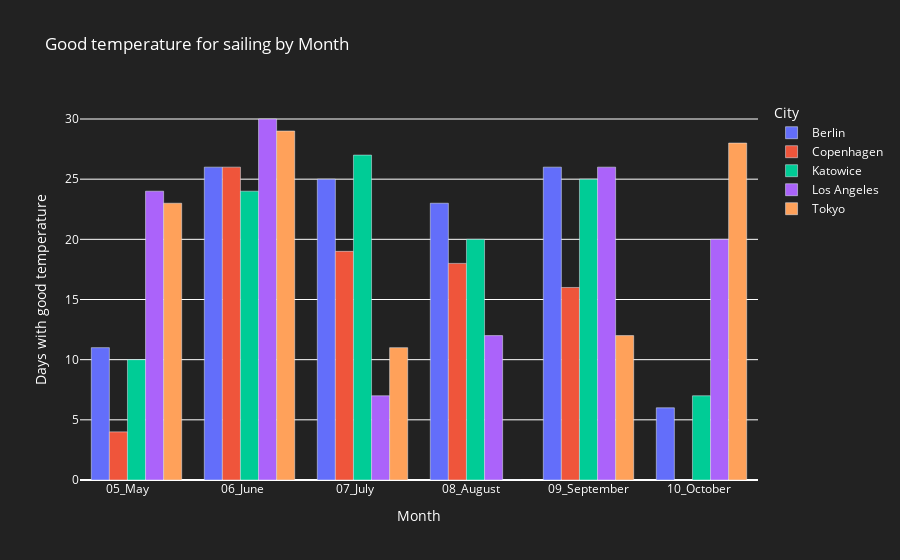

Notebook cell for this chart:
### Code cell
fig1

### Figure 1 — Plotly figure (JSON) as saved in the notebook; plotly's stock layout.template omitted (floating-point values rounded to 4 significant figures)
{"data": [{"alignmentgroup": "True", "hovertemplate": "City=Berlin<br>Month=%{x}<br>Days with good temperature=%{y}<extra></extra>", "legendgroup": "Berlin", "marker": {"color": "#636efa", "pattern": {"shape": ""}}, "name": "Berlin", "offsetgroup": "Berlin", "orientation": "v", "showlegend": true, "textposition": "auto", "type": "bar", "x": ["05_May      ", "06_June     ", "07_July     ", "08_August   ", "09_September", "10_October  "], "xaxis": "x", "y": [11, 26, 25, 23, 26, 6], "yaxis": "y"}, {"alignmentgroup": "True", "hovertemplate": "City=Copenhagen<br>Month=%{x}<br>Days with good temperature=%{y}<extra></extra>", "legendgroup": "Copenhagen", "marker": {"color": "#EF553B", "pattern": {"shape": ""}}, "name": "Copenhagen", "offsetgroup": "Copenhagen", "orientation": "v", "showlegend": true, "textposition": "auto", "type": "bar", "x": ["05_May      ", "06_June     ", "07_July     ", "08_August   ", "09_September", "10_October  "], "xaxis": "x", "y": [4, 26, 19, 18, 16, 0], "yaxis": "y"}, {"alignmentgroup": "True", "hovertemplate": "City=Katowice<br>Month=%{x}<br>Days with good temperature=%{y}<extra></extra>", "legendgroup": "Katowice", "marker": {"color": "#00cc96", "pattern": {"shape": ""}}, "name": "Katowice", "offsetgroup": "Katowice", "orientation": "v", "showlegend": true, "textposition": "auto", "type": "bar", "x": ["05_May      ", "06_June     ", "07_July     ", "08_August   ", "09_September", "10_October  "], "xaxis": "x", "y": [10, 24, 27, 20, 25, 7], "yaxis": "y"}, {"alignmentgroup": "True", "hovertemplate": "City=Los Angeles<br>Month=%{x}<br>Days with good temperature=%{y}<extra></extra>", "legendgroup": "Los Angeles", "marker": {"color": "#ab63fa", "pattern": {"shape": ""}}, "name": "Los Angeles", "offsetgroup": "Los Angeles", "orientation": "v", "showlegend": true, "textposition": "auto", "type": "bar", "x": ["05_May      ", "06_June     ", "07_July     ", "08_August   ", "09_September", "10_October  "], "xaxis": "x", "y": [24, 30, 7, 12, 26, 20], "yaxis": "y"}, {"alignmentgroup": "True", "hovertemplate": "City=Tokyo<br>Month=%{x}<br>Days with good temperature=%{y}<extra></extra>", "legendgroup": "Tokyo", "marker": {"color": "#FFA15A", "pattern": {"shape": ""}}, "name": "Tokyo", "offsetgroup": "Tokyo", "orientation": "v", "showlegend": true, "textposition": "auto", "type": "bar", "x": ["05_May      ", "06_June     ", "07_July     ", "08_August   ", "09_September", "10_October  "], "xaxis": "x", "y": [23, 29, 11, 0, 12, 28], "yaxis": "y"}], "layout": {"autosize": true, "barmode": "group", "font": {"color": "white"}, "legend": {"title": {"text": "City"}, "tracegroupgap": 0}, "paper_bgcolor": "#222222", "plot_bgcolor": "#222222", "title": {"text": "Good temperature for sailing by Month"}, "xaxis": {"anchor": "y", "autorange": true, "domain": [0, 1], "range": [-0.5, 5.5], "title": {"text": "Month"}, "type": "category"}, "yaxis": {"anchor": "x", "autorange": true, "domain": [0, 1], "range": [0, 31.58], "title": {"text": "Days with good temperature"}, "type": "linear"}}}
